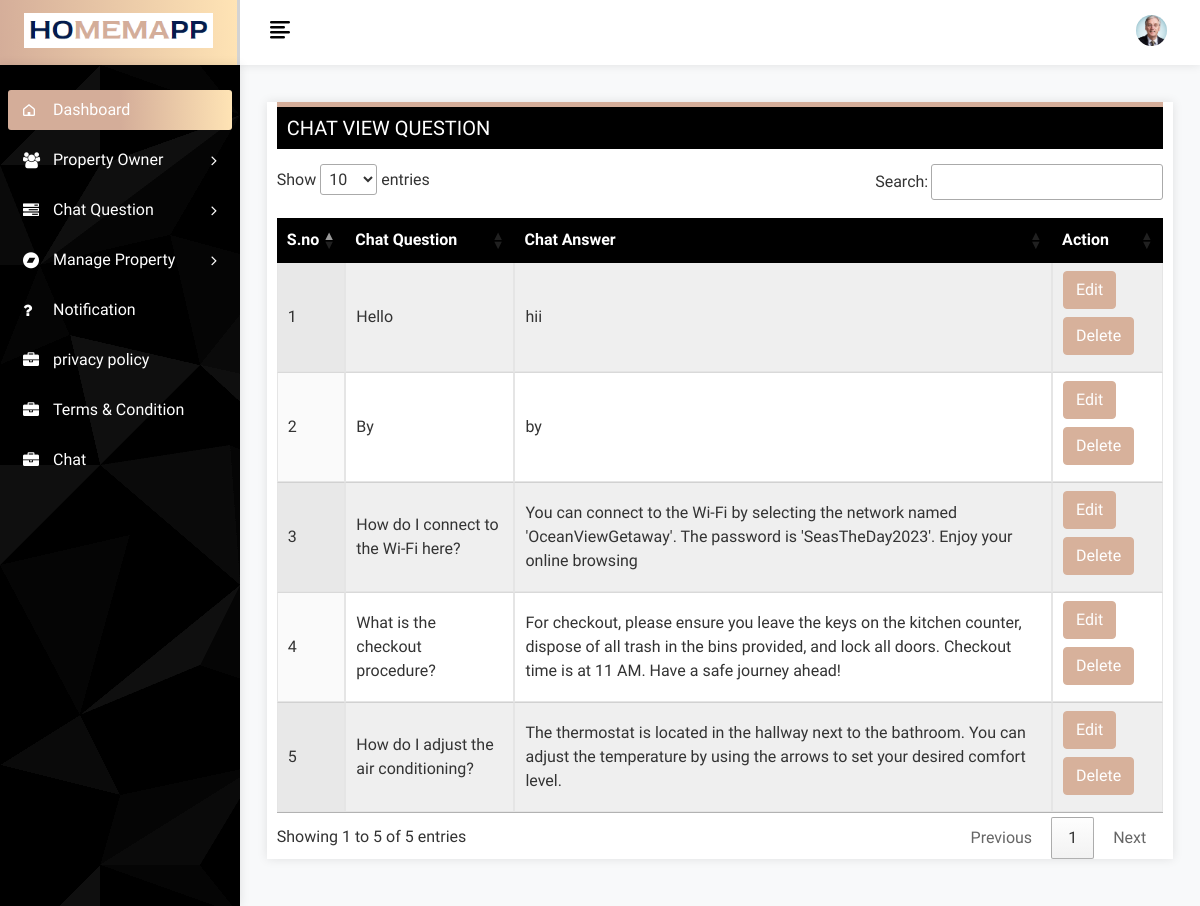
The app's page /View_question (signed in), older data.
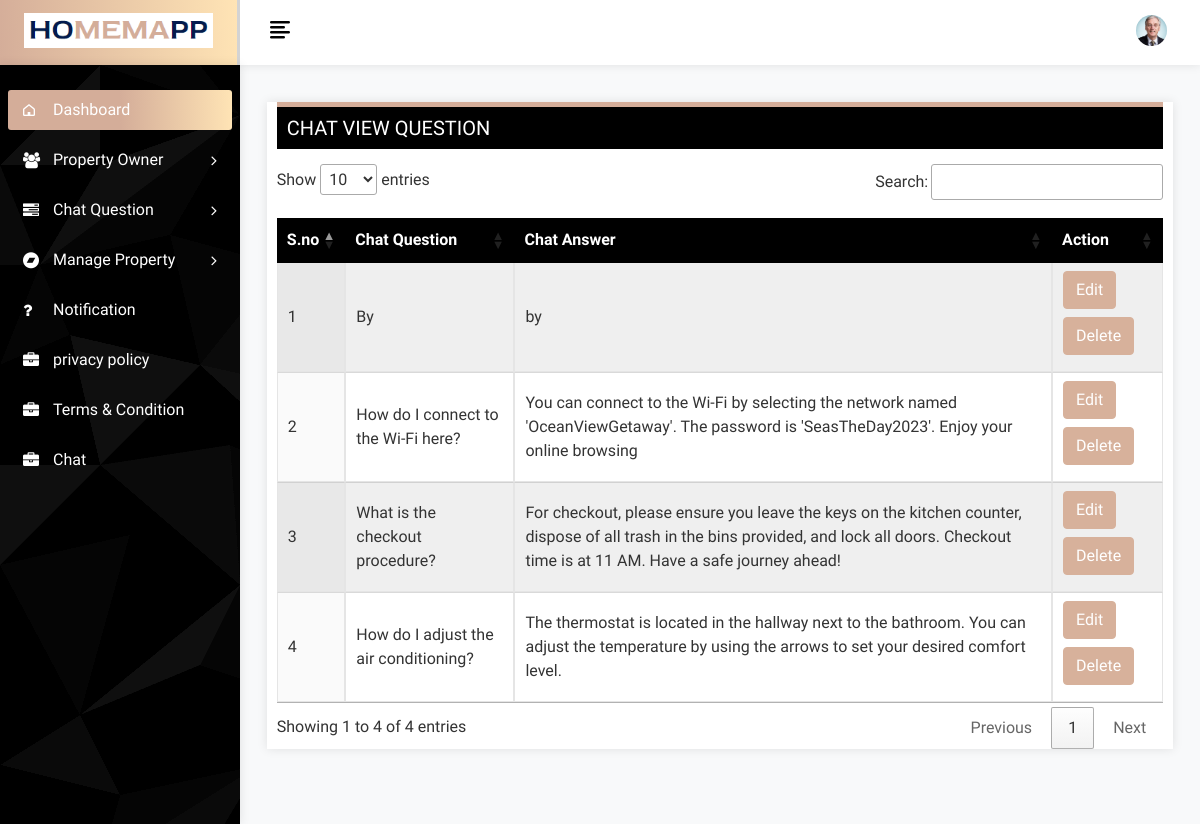
The same page, newer data.
### app/models.py (models this page shows, shortened)
class QuestionAnswer(models.Model):
    question = models.CharField(max_length=500)
    answer=models.CharField(max_length=2000)

### app/views.py (the view)
# urls.py: path('View_question',views.view_question,name='View_question'),
@login_required(login_url='login')
def view_question(request):
    que_ans=QuestionAnswer.objects.all()
    return render(request,'Chat_view_question.html',{'que_ans':que_ans})

### templates/Chat_view_question.html (shortened to what this page needs)
{% extends 'base.html'%}
{% block content %}
            <div class="page-wrapper">
                <div class="content container-fluid">
					<div class="page-header">
						<div class="row">
							<div class="col-sm-12">
								<div class="card full-header">
									<div class="users">
										<h3 class="page-title">Chat View Question</h3>
									</div>
									<div class="user-box">
								<div class="datatables">
                                    <table id="example" class="display nowrap" style="width:100%">
						        <thead>
						            <tr>
						            	<th>S.no</th>
										<th>Chat Question</th>
										<th>Chat Answer</th>
										<th>Action</th>
						            </tr>
						        </thead>
						        <tbody>
									{% for question in que_ans %}
						           <tr class="even">
	                                    <td>{{forloop.counter}}</td>
	                                    <td>{{question.question}}</td>
	                                    <td>{{question.answer}}</td>
										<td>
											<a class="edit-btn" href="{% url 'Edit_question' id=question.id %}"> <button class="btn btn-primary">Edit</button></a>
											<button class="btn btn-primary delete-question-btn " data-id="{{question.id}}">Delete </button>
	                                  </td>
	                                </tr>
									{% endfor %}
						        </tbody>
						    </table>
                                   </div>
									</div>
								</div>
							</div>
						</div>
					</div>
				</div>
			</div>
{% endblock %}

Row changes from the older to the newer data that the page shows:
removed QuestionAnswer: question "Hello", answer "hii"
Text that changed along with them:
text written by a page script: "Show entries Search: Showing 1 to 5 of 5 entries Previous 1 Next" → "Show entries Search: Showing 1 to 4 of 4 entries Previous 1 Next"
